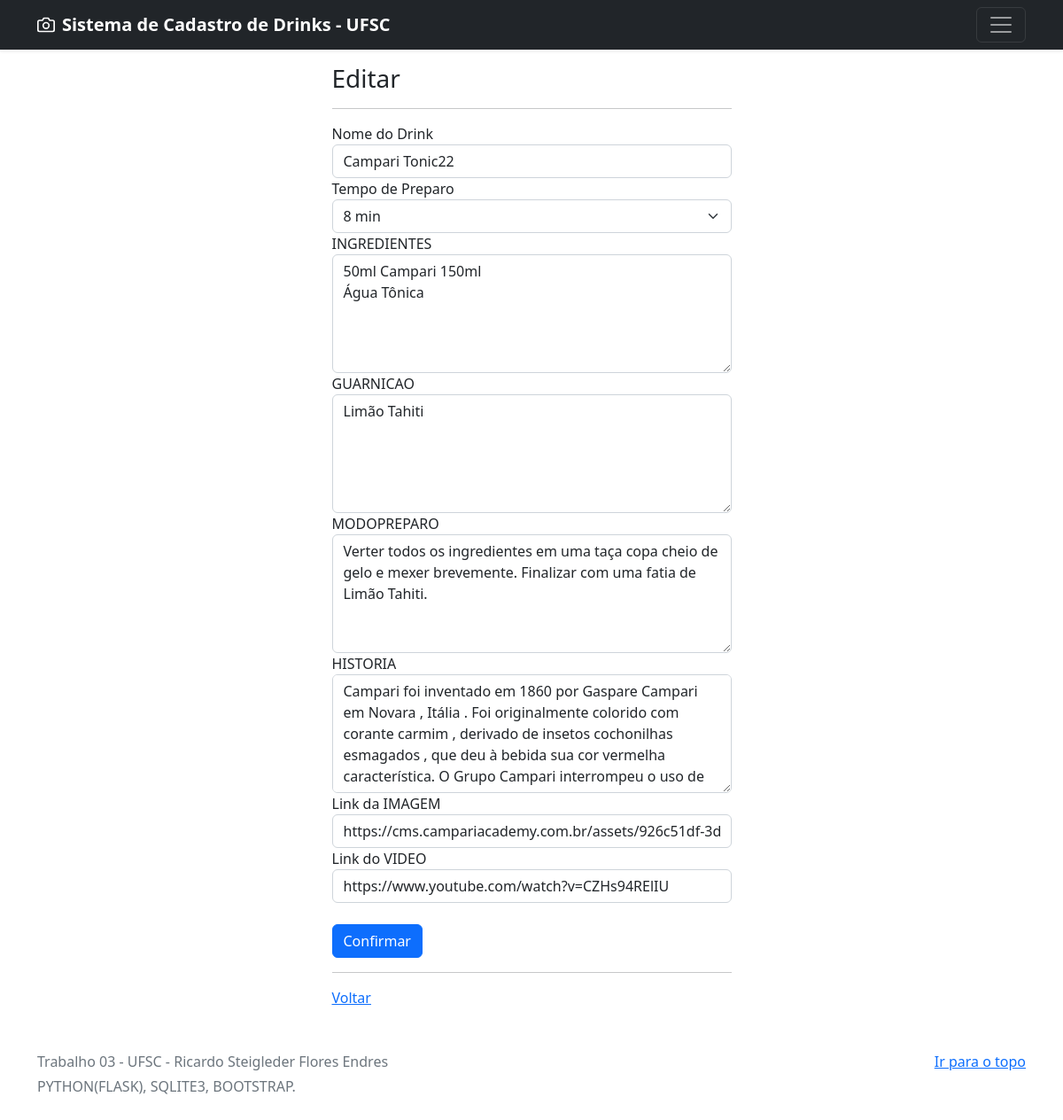
The page /editar_receita/2 on the database as committed earlier.
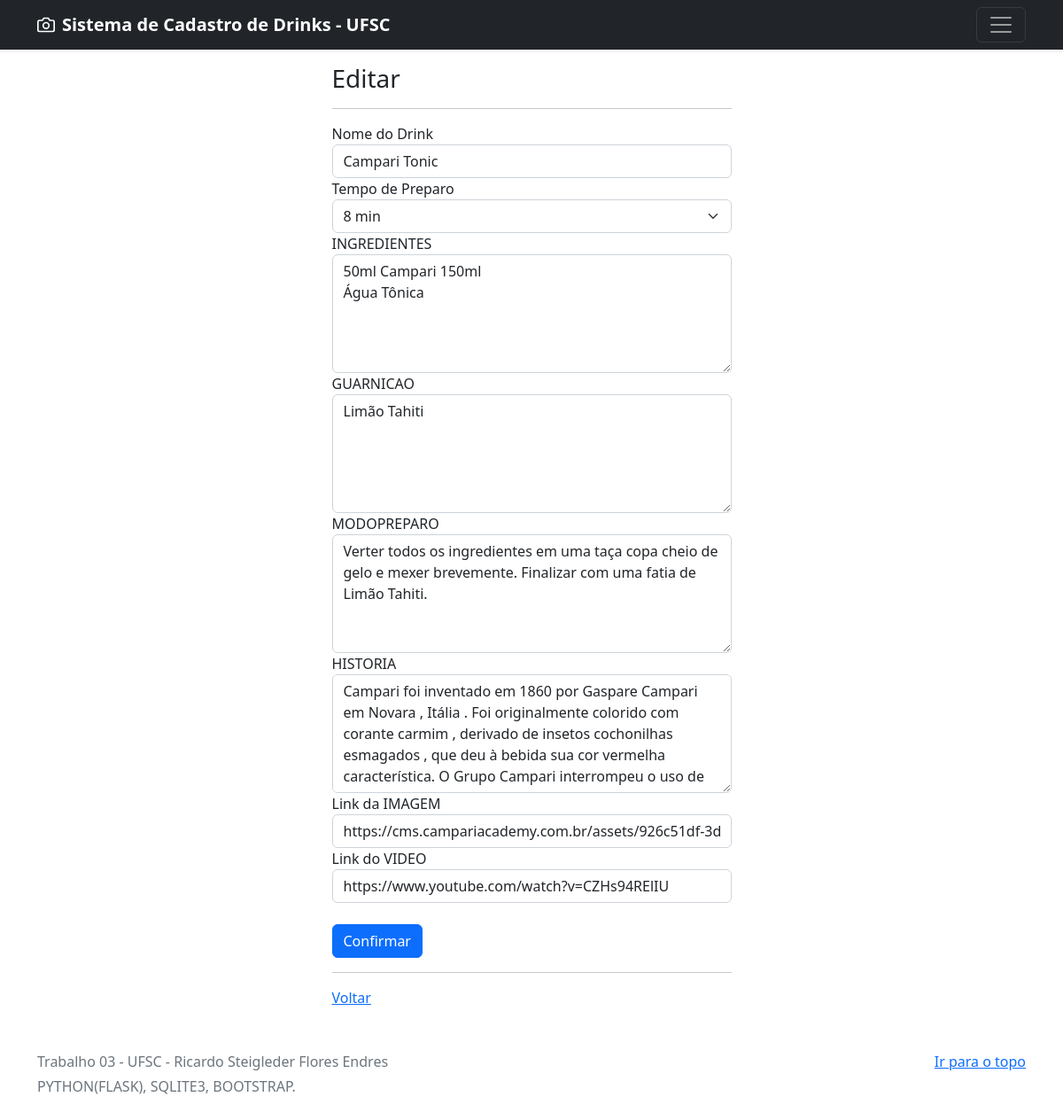
The same page on the database as committed later.
### tables this page shows
CREATE TABLE receitas(
                ID INTEGER PRIMARY KEY AUTOINCREMENT,
                NOME VARCHAR NOT NULL,
                TEMPO VARCHAR,
                INGREDIENTES TEXT NOT NULL,
                GUARNICAO VARCHAR,
                MODOPREPARO TEXT NOT NULL,
                HISTORIA TEXT,
                IMAGEM TEXT,
                VIDEO TEXT
            );

### app.py (the view, shortened to what this page needs)
@app.route("/editar_receita/<string:id>", methods=["POST", "GET"])#rota para edição de uma receita
def editar_receita(id):
    try:
        db().row_factory = sqlite3.Row
        data = db().execute("SELECT * FROM receitas WHERE ID = ?", (id,)).fetchone()
    except KeyError:
        flash("Houve um erro, contate o suporte.", "warning")  # informa em tela ao usuario que a operação teve um erro
    return render_template("editar_receita.html", datas=data)

### app.py (called while the page is built)
def db():
    if 'db' not in g:
        g.db = sqlite3.connect(BANCO)
    return g.db

### templates/editar_receita.html (shortened to what this page needs)
{% extends 'base.html' %}
{% block body %}
<div class="row">
    <div class="col-5 mx-auto">
        <h3>Editar</h3><hr>
        <form method="post" action="{{url_for('editar_receita',id=datas.ID)}}">
           <div class="form-group">
                <label>Nome do Drink</label>
                <input type="text" name="NOME" required class="form-control"  value="{{datas.NOME}}">
            </div>
            <div class="form-group">
                <label>Tempo de Preparo</label>
                <select name="TEMPO" class="form-select" aria-label="Default select example" >
                  <option value="{{datas.TEMPO}}" selected>{{datas.TEMPO}}</option>
                </select>
            </div>
            <div class="form-group">
                <label>INGREDIENTES</label>
                <textarea class="form-control" name="INGREDIENTES" id="exampleFormControlTextarea1" rows="5">{{datas.INGREDIENTES}}</textarea>
            </div>
            <div class="form-group">
                <label>GUARNICAO</label>
                <textarea class="form-control" name="GUARNICAO" id="exampleFormControlTextarea1" rows="5">{{datas.GUARNICAO}}</textarea>
            </div>
            <div class="form-group">
                <label>MODOPREPARO</label>
                <textarea class="form-control" name="MODOPREPARO" id="exampleFormControlTextarea1" rows="5">{{datas.MODOPREPARO}}</textarea>
            </div>
            <div class="form-group">
                <label>HISTORIA</label>
                <textarea class="form-control" name="HISTORIA" id="exampleFormControlTextarea1" rows="5">{{datas.HISTORIA}}</textarea>
            </div>
            <div class="form-group">
                <label>Link da IMAGEM</label>
                <input type="text" name="IMAGEM" required class="form-control" value="{{datas.IMAGEM}}">
            </div>
            <div class="form-group">
                <label>Link do VIDEO</label>
                <input type="text" name="VIDEO" required class="form-control" value="{{datas.VIDEO}}">
            </div>
            <input type="submit" value="Confirmar" class="btn btn-primary">
        </form>
           <hr><a href="{{url_for('ver_receita',id=datas.ID)}}">Voltar</a>
    </div>
</div>
{% endblock %}

### templates/base.html (shortened to what this page needs)
<!doctype html>
<html lang="en">
  <head>
      <link href="https://cdn.jsdelivr.net/npm/bootstrap@5.2.1/dist/css/bootstrap.min.css" rel="stylesheet">
    <link rel="stylesheet" href="https://cdn.jsdelivr.net/npm/bootstrap-icons@1.10.2/font/bootstrap-icons.css">
      <link rel="stylesheet" href="{{ url_for('static', filename='css/style.css') }}">
  </head>
  <body>
<header>
  <div class="navbar navbar-dark bg-dark shadow-sm">
    <div class="container">
      <a href="{{ url_for('index') }}" class="navbar-brand d-flex align-items-center">
        <strong>Sistema de Cadastro de Drinks - UFSC</strong>
      </a>
      <button class="navbar-toggler" type="button" data-bs-toggle="collapse" data-bs-target="#navbarHeader" aria-controls="navbarHeader" aria-expanded="false" aria-label="Toggle navigation">
        <span class="navbar-toggler-icon"></span>
      </button>
    </div>
  </div>
</header>
<main>
    <div class="container pt-3">
        {% block body %}
        {% endblock %}
    </div>
 </main>
</body>
<footer class="text-muted py-5">
  <div class="container">
    <p class="float-end mb-1">
      <a href="#">Ir para o topo</a>
    </p>
    <p class="mb-1">Trabalho 03 - UFSC - Ricardo Steigleder Flores Endres</p>
    <p class="mb-0">PYTHON(FLASK), SQLITE3, BOOTSTRAP.</p>
  </div>
</footer>
</html>

Rows that differ between the two databases and show on the page:
changed receitas "8 min": NOME "Campari Tonic22" → "Campari Tonic"
